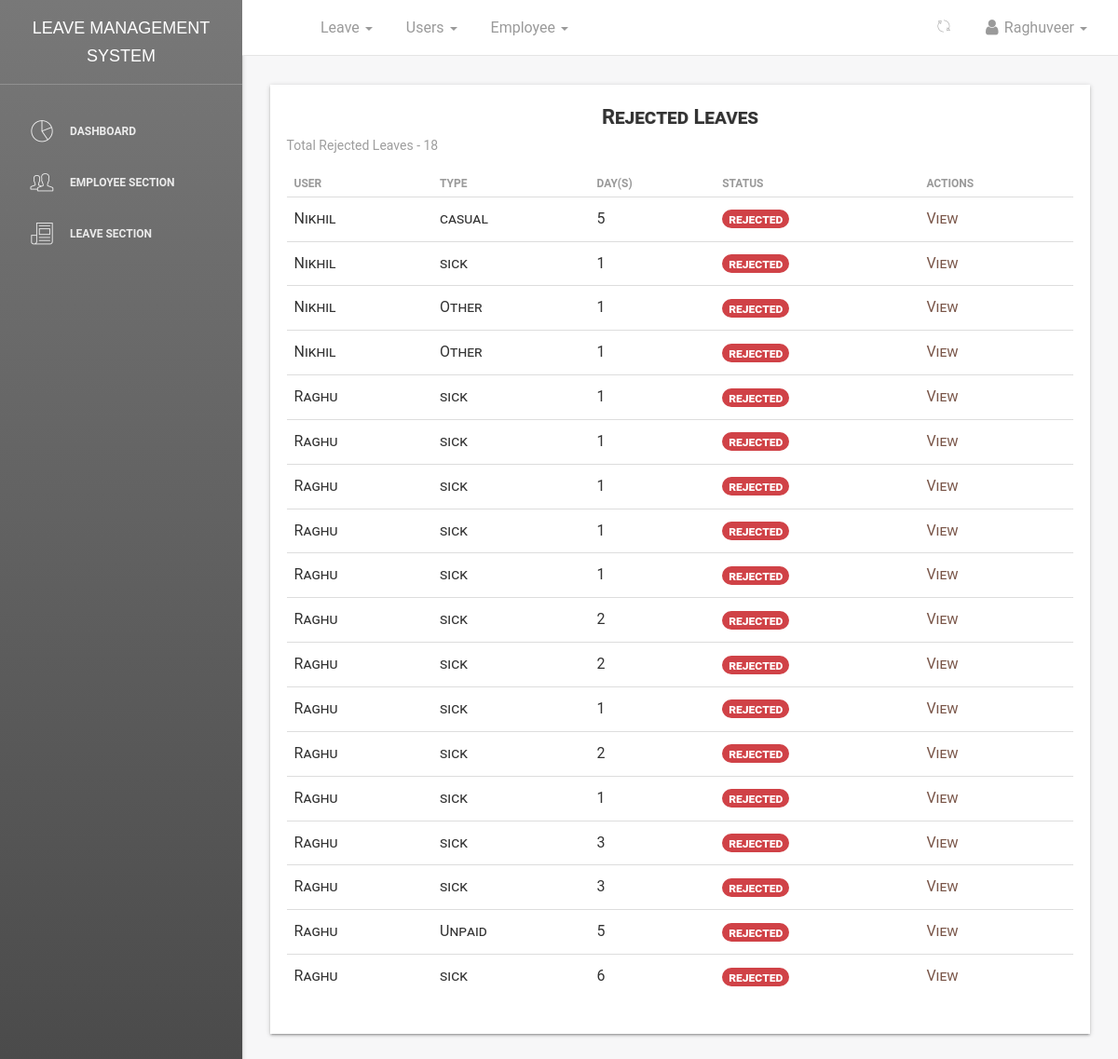
The page /dashboard/leaves/rejected/all/ (signed in) on the database as committed earlier.
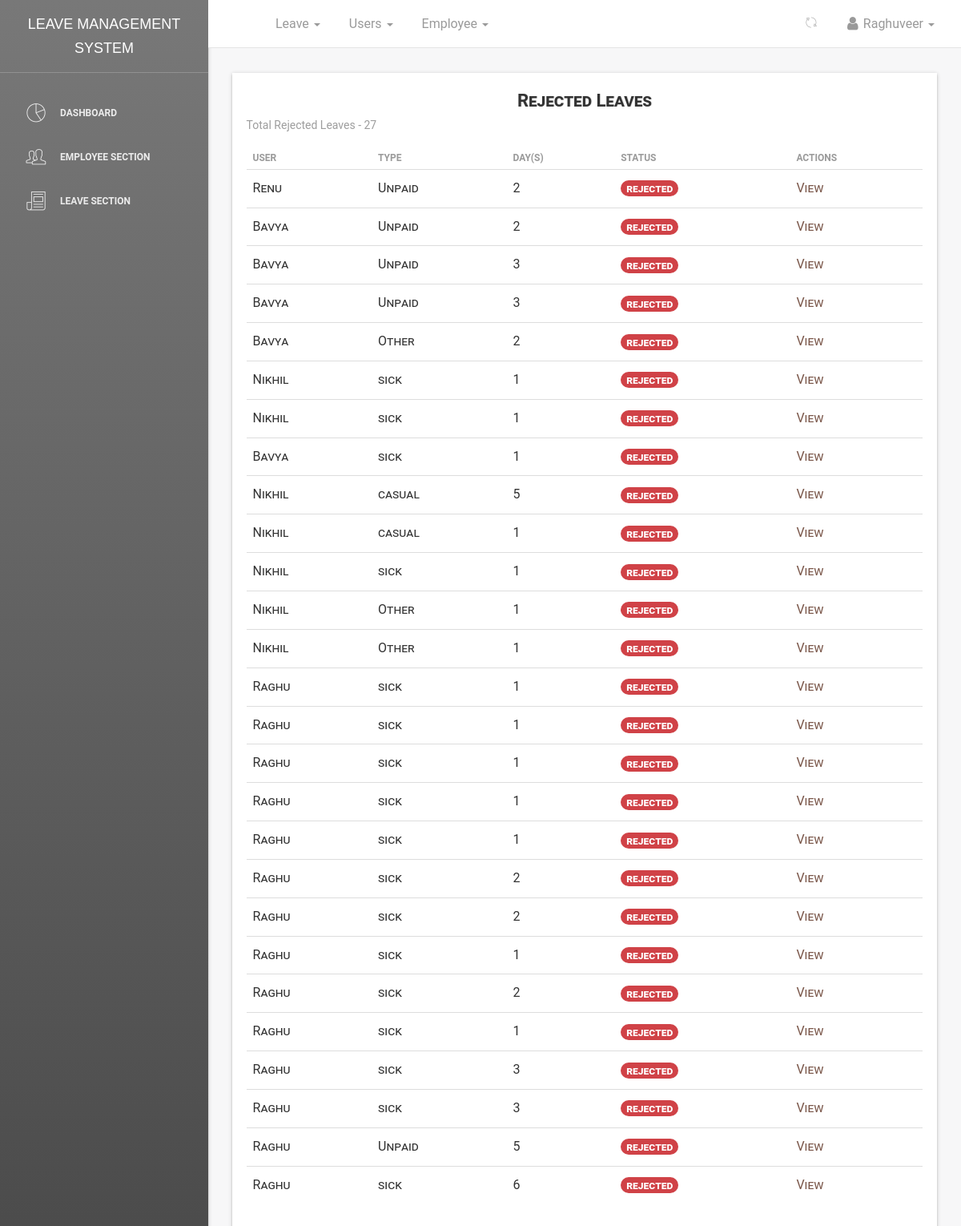
The same page on the database as committed later.
### leave/models.py (models this page shows, shortened)
class Leave(models.Model):
    user = models.ForeignKey(User, on_delete=models.CASCADE, default=1)
    startdate = models.DateField(verbose_name=_('Start Date'), help_text='leave start date is on ..', null=True,
                                 blank=False)
    enddate = models.DateField(verbose_name=_('End Date'), help_text='comes back on', null=True, blank=False)
    leavetype = models.CharField(choices=LEAVE_TYPE, max_length=25, default=SICK, null=True, blank=False)
    reason = models.CharField(verbose_name=_('Reason for Leave'), max_length=255,
                              help_text='add additional information for leave', null=True, blank=True)
    status = models.CharField(max_length=12, default='pending')  # pending,approved,rejected,cancelled
    is_approved = models.BooleanField(default=False)  # hide
    updated = models.DateTimeField(auto_now=True, auto_now_add=False)
    created = models.DateTimeField(auto_now=False, auto_now_add=True)
    objects = LeaveManager()
    Tempdays = 0
    date_of_approved_leave = 0
    class Meta:
        verbose_name = _('Leave')
        verbose_name_plural = _('Leaves')
        ordering = ['-created']  # recent objects
    def businessDays(self, startdate, enddate):
        from datetime import timedelta
        test_date1, test_date2 = startdate, enddate
        dates = (test_date1 + timedelta(idx+1) for idx in range((test_date2 - test_date1).days))
        res = sum(1 for day in dates if day.weekday() < 5)
        holiday_list = [
            (12, 25),  # Christmas
            (7, 4)  # New Year
        ]
        for holiday_month, holiday_day in holiday_list:
            holiday_date = startdate.replace(month=holiday_month, day=holiday_day)
            if startdate <= holiday_date <= enddate:
                res -= 1
        return res
    @property
    def leave_days(self):
        days_count = ''
        startdate = self.startdate
        enddate = self.enddate
        if startdate > enddate:
            return
        dates = (enddate - startdate)
        Leave.Tempdays = dates.days
        print("leaves applied", Leave.Tempdays)
        busineesDay = self.businessDays(startdate, enddate)
        print("busineesDay : ", busineesDay)
        Leave.Tempdays = busineesDay
        Leave.date_of_approved_leave = self.created
        return busineesDay

### dashboard/views.py (the view)
# urls.py: path('leaves/rejected/all/', views.leave_rejected_list, name='leavesrejected'),
def leave_rejected_list(request):
    dataset = dict()
    department_id = None
    if request.user.username == "Raghuveer":
        department_id = 3
    elif request.user.username == "Akhil":
        department_id = 4
    elif request.user.username == "Vasu":
        department_id = 2
    if department_id:
        leave = Leave.objects.all_rejected_leaves().filter(user__employee__department_id=department_id)
    dataset['leave_list_rejected'] = leave
    return render(request, 'dashboard/rejected_leaves_list.html', dataset)

### leave/manager.py (called while the page is built)
    def all_rejected_leaves(self):
        return super().get_queryset().filter(status='rejected').order_by('-created')

### templates/dashboard/rejected_leaves_list.html (shortened to what this page needs)
{% extends '_layout.html' %}
 {% block navheader %}
 	{% include 'includes/navheader_employee_app.html' %}
 {% endblock %}
 {% block content %}
        <section class="content">
            <section class="container-fluid">
            	   <section class="row">
                        <section class="col col-sm-8 offset-sm-2">
                        </section>
                    </section>
                	<div class="table-responsive table-shadow">
                		<div class="text-center table-description">
                			<h4 class="title-h3" style="text-shadow: 1px 0px rgba(0,0,0,0.11)">Rejected Leaves</h4>
                		</div>
                		<section class="total-leaves-count">
                			{% if leave_list_rejected %}
                			<p>Total Rejected Leaves - <span>{{ leave_list_rejected.count }}</span></p>
                			{% endif %}
                		</section>
                		<table class="table">
							  <thead>
							    <tr>
							      <th scope="col"><b>User</b></th>
							      <th scope="col"><b>Type</b></th>
							      <th scope="col"><b>Day(s)</b></th>
							      <th scope="col"><b>Status</b></th>
							      <th scope="col"><b>Actions</b></th>
							    </tr>
							  </thead>
							  <tbody>
							  	{% for leave in leave_list_rejected %}
							    <tr>
							      <td>{{ leave.user }}</td>
							      <td>{{ leave.leavetype}}</td>
							      <td>{{ leave.leave_days }}</td>
							      <td><span class="badge badge-success" style="background-color:#d04247; font-size: 14px;">{{ leave.status }}</span></td>
							      <td>
							      	<a href="{% url 'dashboard:userleaveview' leave.id %}" style="color: #795548;">
							      	    <span>View &nbsp;</span>
							      	</a>
							      </td>
							    </tr>
							    {% endfor %}
							  </tbody>
						</table>
					</div>
            </section>
        </section>
 {% endblock %}

Rows that differ between the two databases and show on the page:
added Leave: user "Renu", leavetype "Unpaid", leave_days "2", status "rejected"
added Leave: user "Bavya", leavetype "Unpaid", leave_days "2", status "rejected"
added Leave: user "Bavya", leavetype "Unpaid", leave_days "3", status "rejected"
added Leave: user "Bavya", leavetype "Unpaid", leave_days "3", status "rejected"
added Leave: user "Bavya", leavetype "Other", leave_days "2", status "rejected"
added Leave: user "Nikhil", leavetype "sick", leave_days "1", status "rejected"
added Leave: user "Nikhil", leavetype "sick", leave_days "1", status "rejected"
now on this page (row edited): Leave: user "Bavya", leavetype "sick", leave_days "1", status "rejected"
now on this page (row edited): Leave: user "Nikhil", leavetype "casual", leave_days "1", status "rejected"
Other text that changed with them:
{{ leave_list_rejected.count }}: "18" → "27"
